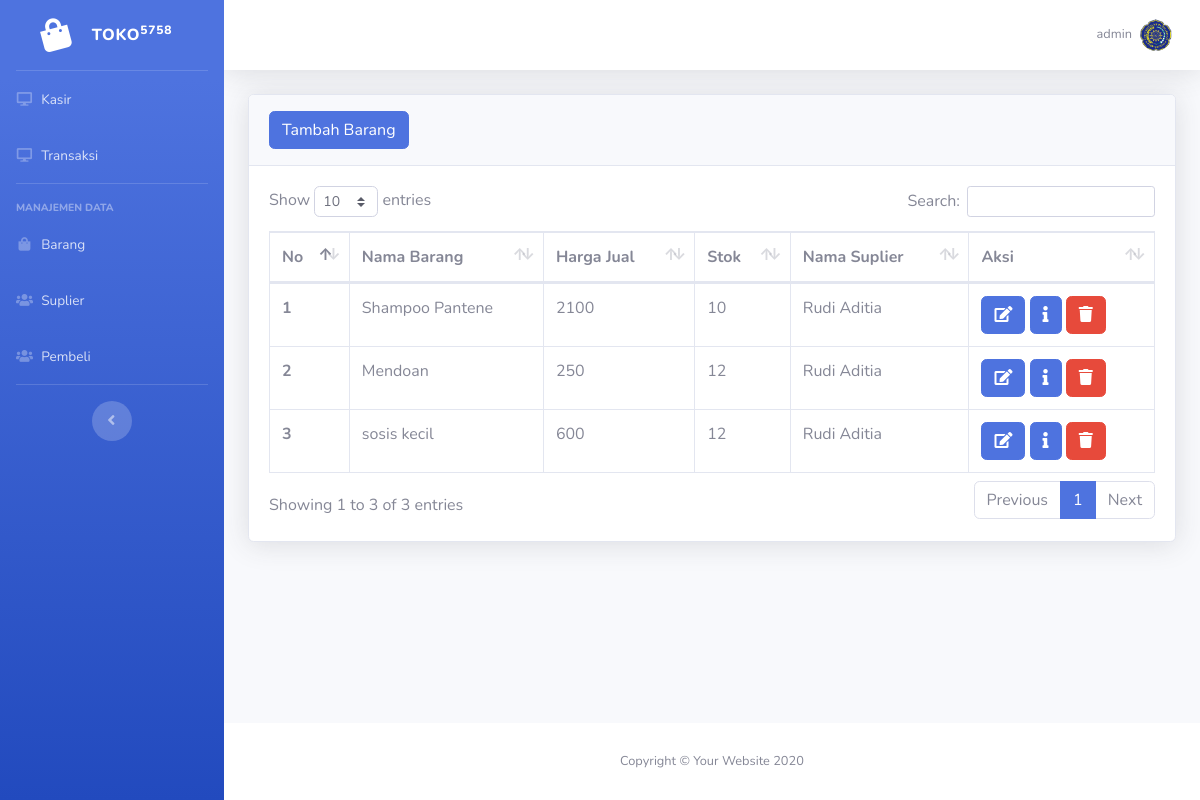
Screenshot of /page/data_barang.php (signed in) with the database file from the repository.
### tables this page shows
CREATE TABLE `barang` (
  `id_barang` int(11) NOT NULL,
  `nama_barang` varchar(50) DEFAULT NULL,
  `deskripsi` varchar(200) DEFAULT NULL,
  `harga_beli` int(11) DEFAULT NULL,
  `harga_jual` int(11) DEFAULT NULL,
  `stok` int(11) DEFAULT NULL,
  `id_suplier` int(11) DEFAULT NULL
);

CREATE TABLE `suplier` (
  `id_suplier` int(11) NOT NULL,
  `nama_suplier` varchar(50) DEFAULT NULL,
  `no_hp` char(13) DEFAULT NULL,
  `alamat` varchar(200) DEFAULT NULL,
  `nama_perusahaan` varchar(100) NOT NULL
);

### page/data_barang.php (the view, shortened to what this page needs)
<?php
include "../partials/head.php";
include "../partials/sidebar.php";
include "../partials/navbar.php";
?>
<div class="container-fluid">
                                    <?php
                                    include "koneksi.php";
                                    ?>
    <div class="card shadow mb-4">
        <div class="card-header py-3">
            <button type="button" class="btn btn-primary" data-toggle="modal" data-target="#exampleModal">
                Tambah Barang
            </button>
        </div>
        <div class="card-body">
            <div class="table-responsive">
                <table class="table table-bordered" id="dataTable" width="100%" cellspacing="0">
                    <thead>
                        <tr>
                            <th scope="col">No</th>
                            <th scope="col">Nama Barang</th>
                            <th scope="col">Harga Jual</th>
                            <th scope="col">Stok</th>
                            <th scope="col">Nama Suplier</th>
                            <th scope="col">Aksi</th>
                        </tr>
                    </thead>
                    <tbody>
                        <?php
                        $perintah = mysqli_query($koneksi, "select * from barang join suplier on barang.id_suplier=suplier.id_suplier");
                        $no = 1;
                        while ($baris = mysqli_fetch_array($perintah)) {
                        ?>
                            <tr>
                                <th scope='row'><?php echo $no++; ?></th>
                                <td><?php echo $baris['nama_barang'] ?></td>
                                <td><?php echo $baris['harga_jual'] ?></td>
                                <td><?php echo $baris['stok'] ?></td>
                                <td><?php echo $baris['nama_suplier'] ?></td>
                                <td>
                                    <a class="btn btn-primary" href='edit_barang.php?id=<?php echo $baris['id_barang'] ?>'><i class='fas fa-edit'></i></a>
                                    <a class="btn btn-primary" href='index.php'><i class='fas fa-info'></i></a>
                                    <a class="btn btn-danger" href='../config/hapus_barang.php?id=<?php echo $baris['id_barang'] ?>' onclick="javascript:return confirm('Hapus Data Barang ?');">
                                        <i class="fas fa-trash"></i></a>
                                </td>
                            </tr>
                        <?php } ?>
                    </tbody>
                </table>
            </div>
        </div>
    </div>
</div>
<?php
include "../partials/footer.php";
?>

### rows the page displays
barang: nama_barang "Shampoo Pantene", harga_jual "2100", stok "10", id_suplier.nama_suplier "Rudi Aditia"
barang: nama_barang "Mendoan", harga_jual "250", stok "12", id_suplier.nama_suplier "Rudi Aditia"
barang: nama_barang "sosis kecil", harga_jual "600", stok "12", id_suplier.nama_suplier "Rudi Aditia"

### other values shown
$_SESSION['username'] "admin"
